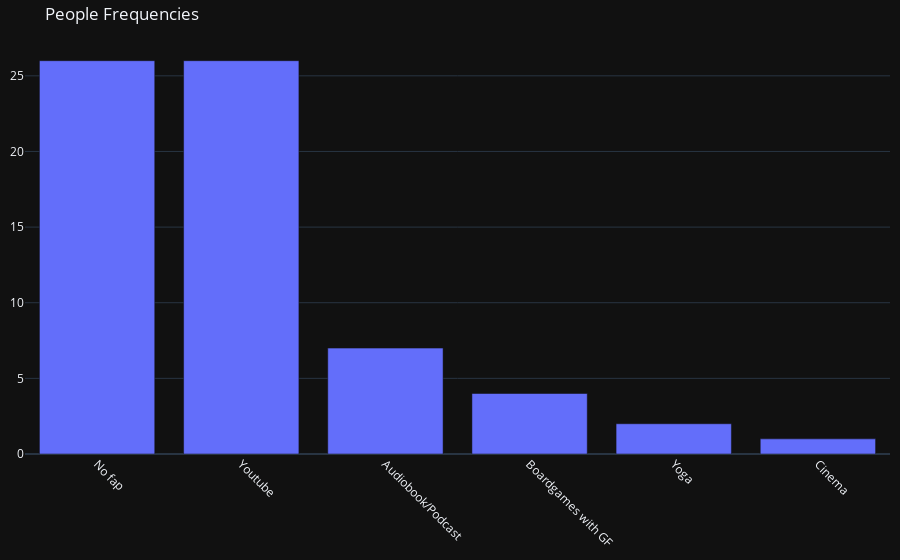

The notebook cell saved with this chart:
### Markdown cell above
## Other features

### Code cell
df.people_frequency()

### Figure 1 — Plotly figure (JSON) as saved in the notebook; plotly's stock layout.template omitted (floating-point values rounded to 4 significant figures)
{"data": [{"type": "bar", "x": ["No fap", "Youtube", "Audiobook/Podcast", "Boardgames with GF", "Yoga", "Cinema"], "y": [26, 26, 7, 4, 2, 1]}], "layout": {"margin": {"b": 10, "l": 10, "r": 10, "t": 40}, "title": {"text": "People Frequencies"}, "xaxis": {"tickangle": 45}}}
